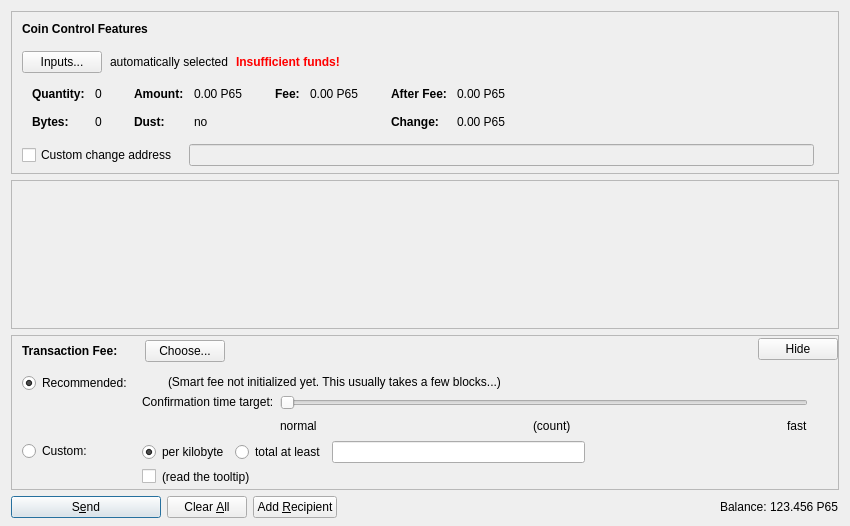
<?xml version="1.0" encoding="UTF-8"?>
<ui version="4.0">
 <class>SendCoinsDialog</class>
 <widget class="QDialog" name="SendCoinsDialog">
  <property name="geometry">
   <rect>
    <x>0</x>
    <y>0</y>
    <width>850</width>
    <height>526</height>
   </rect>
  </property>
  <property name="windowTitle">
   <string>Send Coins</string>
  </property>
  <layout class="QVBoxLayout" name="verticalLayout" stretch="0,1,0,0">
   <property name="bottomMargin">
    <number>8</number>
   </property>
   <item>
    <widget class="QFrame" name="frameCoinControl">
     <property name="sizePolicy">
      <sizepolicy hsizetype="Expanding" vsizetype="Expanding">
       <horstretch>0</horstretch>
       <verstretch>0</verstretch>
      </sizepolicy>
     </property>
     <property name="maximumSize">
      <size>
       <width>16777215</width>
       <height>16777215</height>
      </size>
     </property>
     <property name="frameShape">
      <enum>QFrame::StyledPanel</enum>
     </property>
     <property name="frameShadow">
      <enum>QFrame::Sunken</enum>
     </property>
     <layout class="QVBoxLayout" name="verticalLayoutCoinControl2">
      <property name="spacing">
       <number>0</number>
      </property>
      <property name="leftMargin">
       <number>0</number>
      </property>
      <property name="topMargin">
       <number>0</number>
      </property>
      <property name="rightMargin">
       <number>0</number>
      </property>
      <property name="bottomMargin">
       <number>6</number>
      </property>
      <item>
       <layout class="QVBoxLayout" name="verticalLayoutCoinControl" stretch="0,0,0,0,1">
        <property name="spacing">
         <number>0</number>
        </property>
        <property name="leftMargin">
         <number>10</number>
        </property>
        <property name="topMargin">
         <number>10</number>
        </property>
        <item>
         <layout class="QHBoxLayout" name="horizontalLayoutCoinControl1">
          <property name="bottomMargin">
           <number>15</number>
          </property>
          <item>
           <widget class="QLabel" name="labelCoinControlFeatures">
            <property name="sizePolicy">
             <sizepolicy hsizetype="Preferred" vsizetype="Maximum">
              <horstretch>0</horstretch>
              <verstretch>0</verstretch>
             </sizepolicy>
            </property>
            <property name="font">
             <font>
              <weight>75</weight>
              <bold>true</bold>
             </font>
            </property>
            <property name="styleSheet">
             <string notr="true">font-weight:bold;</string>
            </property>
            <property name="text">
             <string>Coin Control Features</string>
            </property>
           </widget>
          </item>
         </layout>
        </item>
        <item>
         <layout class="QHBoxLayout" name="horizontalLayoutCoinControl2" stretch="0,0,0,0">
          <property name="spacing">
           <number>8</number>
          </property>
          <property name="bottomMargin">
           <number>10</number>
          </property>
          <item>
           <widget class="QPushButton" name="pushButtonCoinControl">
            <property name="styleSheet">
             <string notr="true"/>
            </property>
            <property name="text">
             <string>Inputs...</string>
            </property>
            <property name="autoDefault">
             <bool>false</bool>
            </property>
           </widget>
          </item>
          <item>
           <widget class="QLabel" name="labelCoinControlAutomaticallySelected">
            <property name="text">
             <string>automatically selected</string>
            </property>
            <property name="margin">
             <number>5</number>
            </property>
           </widget>
          </item>
          <item>
           <widget class="QLabel" name="labelCoinControlInsuffFunds">
            <property name="font">
             <font>
              <weight>75</weight>
              <bold>true</bold>
             </font>
            </property>
            <property name="styleSheet">
             <string notr="true">color:red;font-weight:bold;</string>
            </property>
            <property name="text">
             <string>Insufficient funds!</string>
            </property>
            <property name="margin">
             <number>5</number>
            </property>
           </widget>
          </item>
          <item>
           <spacer name="horizontalSpacerCoinControl">
            <property name="orientation">
             <enum>Qt::Horizontal</enum>
            </property>
            <property name="sizeHint" stdset="0">
             <size>
              <width>40</width>
              <height>1</height>
             </size>
            </property>
           </spacer>
          </item>
         </layout>
        </item>
        <item>
         <widget class="QWidget" name="widgetCoinControl" native="true">
          <property name="sizePolicy">
           <sizepolicy hsizetype="Preferred" vsizetype="Preferred">
            <horstretch>0</horstretch>
            <verstretch>0</verstretch>
           </sizepolicy>
          </property>
          <property name="minimumSize">
           <size>
            <width>0</width>
            <height>0</height>
           </size>
          </property>
          <property name="styleSheet">
           <string notr="true"/>
          </property>
          <layout class="QHBoxLayout" name="horizontalLayoutCoinControl5">
           <property name="leftMargin">
            <number>0</number>
           </property>
           <property name="topMargin">
            <number>0</number>
           </property>
           <property name="rightMargin">
            <number>0</number>
           </property>
           <property name="bottomMargin">
            <number>0</number>
           </property>
           <item>
            <layout class="QHBoxLayout" name="horizontalLayoutCoinControl3" stretch="0,0,0,1">
             <property name="spacing">
              <number>20</number>
             </property>
             <property name="topMargin">
              <number>0</number>
             </property>
             <property name="bottomMargin">
              <number>10</number>
             </property>
             <item>
              <layout class="QFormLayout" name="formLayoutCoinControl1">
               <property name="horizontalSpacing">
                <number>10</number>
               </property>
               <property name="verticalSpacing">
                <number>14</number>
               </property>
               <property name="leftMargin">
                <number>10</number>
               </property>
               <property name="topMargin">
                <number>4</number>
               </property>
               <property name="rightMargin">
                <number>6</number>
               </property>
               <item row="0" column="0">
                <widget class="QLabel" name="labelCoinControlQuantityText">
                 <property name="font">
                  <font>
                   <weight>75</weight>
                   <bold>true</bold>
                  </font>
                 </property>
                 <property name="text">
                  <string>Quantity:</string>
                 </property>
                 <property name="margin">
                  <number>0</number>
                 </property>
                </widget>
               </item>
               <item row="0" column="1">
                <widget class="QLabel" name="labelCoinControlQuantity">
                 <property name="cursor">
                  <cursorShape>IBeamCursor</cursorShape>
                 </property>
                 <property name="contextMenuPolicy">
                  <enum>Qt::ActionsContextMenu</enum>
                 </property>
                 <property name="text">
                  <string notr="true">0</string>
                 </property>
                 <property name="margin">
                  <number>0</number>
                 </property>
                 <property name="textInteractionFlags">
                  <set>Qt::LinksAccessibleByMouse|Qt::TextSelectableByKeyboard|Qt::TextSelectableByMouse</set>
                 </property>
                </widget>
               </item>
               <item row="1" column="0">
                <widget class="QLabel" name="labelCoinControlBytesText">
                 <property name="font">
                  <font>
                   <weight>75</weight>
                   <bold>true</bold>
                  </font>
                 </property>
                 <property name="text">
                  <string>Bytes:</string>
                 </property>
                </widget>
               </item>
               <item row="1" column="1">
                <widget class="QLabel" name="labelCoinControlBytes">
                 <property name="cursor">
                  <cursorShape>IBeamCursor</cursorShape>
                 </property>
                 <property name="contextMenuPolicy">
                  <enum>Qt::ActionsContextMenu</enum>
                 </property>
                 <property name="text">
                  <string notr="true">0</string>
                 </property>
                 <property name="textInteractionFlags">
                  <set>Qt::LinksAccessibleByMouse|Qt::TextSelectableByKeyboard|Qt::TextSelectableByMouse</set>
                 </property>
                </widget>
               </item>
              </layout>
             </item>
             <item>
              <layout class="QFormLayout" name="formLayoutCoinControl2">
               <property name="horizontalSpacing">
                <number>10</number>
               </property>
               <property name="verticalSpacing">
                <number>14</number>
               </property>
               <property name="leftMargin">
                <number>6</number>
               </property>
               <property name="topMargin">
                <number>4</number>
               </property>
               <property name="rightMargin">
                <number>6</number>
               </property>
               <item row="0" column="0">
                <widget class="QLabel" name="labelCoinControlAmountText">
                 <property name="font">
                  <font>
                   <weight>75</weight>
                   <bold>true</bold>
                  </font>
                 </property>
                 <property name="text">
                  <string>Amount:</string>
                 </property>
                 <property name="margin">
                  <number>0</number>
                 </property>
                </widget>
               </item>
               <item row="0" column="1">
                <widget class="QLabel" name="labelCoinControlAmount">
                 <property name="cursor">
                  <cursorShape>IBeamCursor</cursorShape>
                 </property>
                 <property name="contextMenuPolicy">
                  <enum>Qt::ActionsContextMenu</enum>
                 </property>
                 <property name="text">
                  <string notr="true">0.00 P65</string>
                 </property>
                 <property name="textInteractionFlags">
                  <set>Qt::LinksAccessibleByMouse|Qt::TextSelectableByKeyboard|Qt::TextSelectableByMouse</set>
                 </property>
                </widget>
               </item>
               <item row="1" column="0">
                <widget class="QLabel" name="labelCoinControlLowOutputText">
                 <property name="font">
                  <font>
                   <weight>75</weight>
                   <bold>true</bold>
                  </font>
                 </property>
                 <property name="text">
                  <string>Dust:</string>
                 </property>
                </widget>
               </item>
               <item row="1" column="1">
                <widget class="QLabel" name="labelCoinControlLowOutput">
                 <property name="cursor">
                  <cursorShape>IBeamCursor</cursorShape>
                 </property>
                 <property name="contextMenuPolicy">
                  <enum>Qt::ActionsContextMenu</enum>
                 </property>
                 <property name="text">
                  <string notr="true">no</string>
                 </property>
                 <property name="textInteractionFlags">
                  <set>Qt::LinksAccessibleByMouse|Qt::TextSelectableByKeyboard|Qt::TextSelectableByMouse</set>
                 </property>
                </widget>
               </item>
              </layout>
             </item>
             <item>
              <layout class="QFormLayout" name="formLayoutCoinControl3">
               <property name="horizontalSpacing">
                <number>10</number>
               </property>
               <property name="verticalSpacing">
                <number>14</number>
               </property>
               <property name="leftMargin">
                <number>6</number>
               </property>
               <property name="topMargin">
                <number>4</number>
               </property>
               <property name="rightMargin">
                <number>6</number>
               </property>
               <item row="0" column="0">
                <widget class="QLabel" name="labelCoinControlFeeText">
                 <property name="font">
                  <font>
                   <weight>75</weight>
                   <bold>true</bold>
                  </font>
                 </property>
                 <property name="text">
                  <string>Fee:</string>
                 </property>
                 <property name="margin">
                  <number>0</number>
                 </property>
                </widget>
               </item>
               <item row="0" column="1">
                <widget class="QLabel" name="labelCoinControlFee">
                 <property name="cursor">
                  <cursorShape>IBeamCursor</cursorShape>
                 </property>
                 <property name="contextMenuPolicy">
                  <enum>Qt::ActionsContextMenu</enum>
                 </property>
                 <property name="text">
                  <string notr="true">0.00 P65</string>
                 </property>
                 <property name="textInteractionFlags">
                  <set>Qt::LinksAccessibleByMouse|Qt::TextSelectableByKeyboard|Qt::TextSelectableByMouse</set>
                 </property>
                </widget>
               </item>
              </layout>
             </item>
             <item>
              <layout class="QFormLayout" name="formLayoutCoinControl4">
               <property name="horizontalSpacing">
                <number>10</number>
               </property>
               <property name="verticalSpacing">
                <number>14</number>
               </property>
               <property name="leftMargin">
                <number>6</number>
               </property>
               <property name="topMargin">
                <number>4</number>
               </property>
               <property name="rightMargin">
                <number>6</number>
               </property>
               <item row="0" column="0">
                <widget class="QLabel" name="labelCoinControlAfterFeeText">
                 <property name="font">
                  <font>
                   <weight>75</weight>
                   <bold>true</bold>
                  </font>
                 </property>
                 <property name="text">
                  <string>After Fee:</string>
                 </property>
                 <property name="margin">
                  <number>0</number>
                 </property>
                </widget>
               </item>
               <item row="0" column="1">
                <widget class="QLabel" name="labelCoinControlAfterFee">
                 <property name="cursor">
                  <cursorShape>IBeamCursor</cursorShape>
                 </property>
                 <property name="contextMenuPolicy">
                  <enum>Qt::ActionsContextMenu</enum>
                 </property>
                 <property name="text">
                  <string notr="true">0.00 P65</string>
                 </property>
                 <property name="textInteractionFlags">
                  <set>Qt::LinksAccessibleByMouse|Qt::TextSelectableByKeyboard|Qt::TextSelectableByMouse</set>
                 </property>
                </widget>
               </item>
               <item row="1" column="0">
                <widget class="QLabel" name="labelCoinControlChangeText">
                 <property name="font">
                  <font>
                   <weight>75</weight>
                   <bold>true</bold>
                  </font>
                 </property>
                 <property name="text">
                  <string>Change:</string>
                 </property>
                </widget>
               </item>
               <item row="1" column="1">
                <widget class="QLabel" name="labelCoinControlChange">
                 <property name="cursor">
                  <cursorShape>IBeamCursor</cursorShape>
                 </property>
                 <property name="contextMenuPolicy">
                  <enum>Qt::ActionsContextMenu</enum>
                 </property>
                 <property name="text">
                  <string notr="true">0.00 P65</string>
                 </property>
                 <property name="textInteractionFlags">
                  <set>Qt::LinksAccessibleByMouse|Qt::TextSelectableByKeyboard|Qt::TextSelectableByMouse</set>
                 </property>
                </widget>
               </item>
              </layout>
             </item>
            </layout>
           </item>
          </layout>
         </widget>
        </item>
        <item>
         <layout class="QHBoxLayout" name="horizontalLayoutCoinControl4" stretch="0,0,0">
          <property name="spacing">
           <number>12</number>
          </property>
          <property name="sizeConstraint">
           <enum>QLayout::SetDefaultConstraint</enum>
          </property>
          <property name="topMargin">
           <number>5</number>
          </property>
          <property name="rightMargin">
           <number>5</number>
          </property>
          <item>
           <widget class="QCheckBox" name="checkBoxCoinControlChange">
            <property name="toolTip">
             <string>If this is activated, but the change address is empty or invalid, change will be sent to a newly generated address.</string>
            </property>
            <property name="text">
             <string>Custom change address</string>
            </property>
           </widget>
          </item>
          <item>
           <widget class="QValidatedLineEdit" name="lineEditCoinControlChange">
            <property name="enabled">
             <bool>false</bool>
            </property>
            <property name="sizePolicy">
             <sizepolicy hsizetype="Expanding" vsizetype="Fixed">
              <horstretch>0</horstretch>
              <verstretch>0</verstretch>
             </sizepolicy>
            </property>
           </widget>
          </item>
          <item>
           <widget class="QLabel" name="labelCoinControlChangeLabel">
            <property name="sizePolicy">
             <sizepolicy hsizetype="Preferred" vsizetype="Expanding">
              <horstretch>0</horstretch>
              <verstretch>0</verstretch>
             </sizepolicy>
            </property>
            <property name="minimumSize">
             <size>
              <width>0</width>
              <height>0</height>
             </size>
            </property>
            <property name="text">
             <string/>
            </property>
            <property name="margin">
             <number>3</number>
            </property>
           </widget>
          </item>
         </layout>
        </item>
        <item>
         <spacer name="verticalSpacerCoinControl">
          <property name="orientation">
           <enum>Qt::Vertical</enum>
          </property>
          <property name="sizeHint" stdset="0">
           <size>
            <width>800</width>
            <height>1</height>
           </size>
          </property>
         </spacer>
        </item>
       </layout>
      </item>
     </layout>
    </widget>
   </item>
   <item>
    <widget class="QScrollArea" name="scrollArea">
     <property name="widgetResizable">
      <bool>true</bool>
     </property>
     <widget class="QWidget" name="scrollAreaWidgetContents">
      <property name="geometry">
       <rect>
        <x>0</x>
        <y>0</y>
        <width>830</width>
        <height>104</height>
       </rect>
      </property>
      <layout class="QVBoxLayout" name="verticalLayout_2" stretch="0,1">
       <property name="leftMargin">
        <number>0</number>
       </property>
       <property name="topMargin">
        <number>0</number>
       </property>
       <property name="rightMargin">
        <number>0</number>
       </property>
       <property name="bottomMargin">
        <number>0</number>
       </property>
       <item>
        <layout class="QVBoxLayout" name="entries">
         <property name="spacing">
          <number>6</number>
         </property>
        </layout>
       </item>
       <item>
        <spacer name="verticalSpacer">
         <property name="orientation">
          <enum>Qt::Vertical</enum>
         </property>
         <property name="sizeHint" stdset="0">
          <size>
           <width>20</width>
           <height>40</height>
          </size>
         </property>
        </spacer>
       </item>
      </layout>
     </widget>
    </widget>
   </item>
   <item>
    <widget class="QFrame" name="frameFee">
     <property name="sizePolicy">
      <sizepolicy hsizetype="Expanding" vsizetype="Expanding">
       <horstretch>0</horstretch>
       <verstretch>0</verstretch>
      </sizepolicy>
     </property>
     <property name="maximumSize">
      <size>
       <width>16777215</width>
       <height>16777215</height>
      </size>
     </property>
     <property name="frameShape">
      <enum>QFrame::StyledPanel</enum>
     </property>
     <property name="frameShadow">
      <enum>QFrame::Sunken</enum>
     </property>
     <layout class="QVBoxLayout" name="verticalLayoutFee1">
      <property name="spacing">
       <number>0</number>
      </property>
      <property name="leftMargin">
       <number>0</number>
      </property>
      <property name="topMargin">
       <number>0</number>
      </property>
      <property name="rightMargin">
       <number>0</number>
      </property>
      <property name="bottomMargin">
       <number>0</number>
      </property>
      <item>
       <layout class="QVBoxLayout" name="verticalLayoutFee2" stretch="0,0,0">
        <property name="spacing">
         <number>0</number>
        </property>
        <property name="leftMargin">
         <number>10</number>
        </property>
        <property name="topMargin">
         <number>0</number>
        </property>
        <item>
         <layout class="QHBoxLayout" name="horizontalLayoutFee1">
          <property name="bottomMargin">
           <number>0</number>
          </property>
          <item>
           <layout class="QVBoxLayout" name="verticalLayoutFee7">
            <property name="spacing">
             <number>0</number>
            </property>
            <item>
             <spacer name="verticalSpacerSmartFee">
              <property name="orientation">
               <enum>Qt::Vertical</enum>
              </property>
              <property name="sizeType">
               <enum>QSizePolicy::Fixed</enum>
              </property>
              <property name="sizeHint" stdset="0">
               <size>
                <width>1</width>
                <height>4</height>
               </size>
              </property>
             </spacer>
            </item>
            <item>
             <layout class="QHBoxLayout" name="horizontalLayoutSmartFee">
              <property name="spacing">
               <number>10</number>
              </property>
              <item>
               <widget class="QLabel" name="labelFeeHeadline">
                <property name="sizePolicy">
                 <sizepolicy hsizetype="Preferred" vsizetype="Maximum">
                  <horstretch>0</horstretch>
                  <verstretch>0</verstretch>
                 </sizepolicy>
                </property>
                <property name="font">
                 <font>
                  <weight>75</weight>
                  <bold>true</bold>
                 </font>
                </property>
                <property name="styleSheet">
                 <string notr="true">font-weight:bold;</string>
                </property>
                <property name="text">
                 <string>Transaction Fee:</string>
                </property>
               </widget>
              </item>
              <item>
               <widget class="QLabel" name="labelFeeMinimized">
                <property name="text">
                 <string/>
                </property>
               </widget>
              </item>
              <item>
               <widget class="QPushButton" name="buttonChooseFee">
                <property name="text">
                 <string>Choose...</string>
                </property>
               </widget>
              </item>
             </layout>
            </item>
            <item>
             <spacer name="verticalSpacer_5">
              <property name="orientation">
               <enum>Qt::Vertical</enum>
              </property>
              <property name="sizeHint" stdset="0">
               <size>
                <width>1</width>
                <height>1</height>
               </size>
              </property>
             </spacer>
            </item>
           </layout>
          </item>
          <item>
           <spacer name="horizontalSpacer_4">
            <property name="orientation">
             <enum>Qt::Horizontal</enum>
            </property>
            <property name="sizeHint" stdset="0">
             <size>
              <width>40</width>
              <height>20</height>
             </size>
            </property>
           </spacer>
          </item>
          <item>
           <widget class="QPushButton" name="buttonMinimizeFee">
            <property name="toolTip">
             <string>collapse fee-settings</string>
            </property>
            <property name="text">
             <string>Hide</string>
            </property>
           </widget>
          </item>
         </layout>
        </item>
        <item>
         <widget class="QFrame" name="frameFeeSelection">
          <layout class="QVBoxLayout" name="verticalLayoutFee12">
           <property name="spacing">
            <number>0</number>
           </property>
           <property name="leftMargin">
            <number>0</number>
           </property>
           <property name="topMargin">
            <number>0</number>
           </property>
           <property name="rightMargin">
            <number>0</number>
           </property>
           <property name="bottomMargin">
            <number>0</number>
           </property>
           <item>
            <layout class="QGridLayout" name="gridLayoutFee">
             <property name="topMargin">
              <number>10</number>
             </property>
             <property name="bottomMargin">
              <number>4</number>
             </property>
             <property name="horizontalSpacing">
              <number>10</number>
             </property>
             <property name="verticalSpacing">
              <number>4</number>
             </property>
             <item row="1" column="1">
              <layout class="QVBoxLayout" name="verticalLayoutFee8">
               <property name="spacing">
                <number>6</number>
               </property>
               <item>
                <layout class="QHBoxLayout" name="horizontalLayoutFee13">
                 <item>
                  <widget class="QRadioButton" name="radioCustomPerKilobyte">
                   <property name="toolTip">
                    <string>If the custom fee is set to 1000 satoshis and the transaction is only 250 bytes, then &quot;per kilobyte&quot; only pays 250 satoshis in fee, while &quot;total at least&quot; pays 1000 satoshis. For transactions bigger than a kilobyte both pay by kilobyte.</string>
                   </property>
                   <property name="text">
                    <string>per kilobyte</string>
                   </property>
                   <property name="checked">
                    <bool>true</bool>
                   </property>
                   <attribute name="buttonGroup">
                    <string notr="true">groupCustomFee</string>
                   </attribute>
                  </widget>
                 </item>
                 <item>
                  <widget class="QRadioButton" name="radioCustomAtLeast">
                   <property name="toolTip">
                    <string>If the custom fee is set to 1000 satoshis and the transaction is only 250 bytes, then &quot;per kilobyte&quot; only pays 250 satoshis in fee, while &quot;total at least&quot; pays 1000 satoshis. For transactions bigger than a kilobyte both pay by kilobyte.</string>
                   </property>
                   <property name="text">
                    <string>total at least</string>
                   </property>
                   <attribute name="buttonGroup">
                    <string notr="true">groupCustomFee</string>
                   </attribute>
                  </widget>
                 </item>
                 <item>
                  <widget class="BitcoinAmountField" name="customFee"/>
                 </item>
                 <item>
                  <spacer name="horizontalSpacer_6">
                   <property name="orientation">
                    <enum>Qt::Horizontal</enum>
                   </property>
                   <property name="sizeHint" stdset="0">
                    <size>
                     <width>1</width>
                     <height>1</height>
                    </size>
                   </property>
                  </spacer>
                 </item>
                </layout>
               </item>
               <item>
                <layout class="QHBoxLayout" name="horizontalLayoutFee8">
                 <item>
                  <widget class="QCheckBox" name="checkBoxMinimumFee">
                   <property name="toolTip">
                    <string>Paying only the minimum fee is just fine as long as there is less transaction volume than space in the blocks. But be aware that this can end up in a never confirming transaction once there is more demand for p65coin transactions than the network can process.</string>
                   </property>
                   <property name="text">
                    <string/>
                   </property>
                  </widget>
                 </item>
                 <item>
                  <widget class="QLabel" name="labelMinFeeWarning">
                   <property name="enabled">
                    <bool>true</bool>
                   </property>
                   <property name="toolTip">
                    <string>Paying only the minimum fee is just fine as long as there is less transaction volume than space in the blocks. But be aware that this can end up in a never confirming transaction once there is more demand for p65coin transactions than the network can process.</string>
                   </property>
                   <property name="text">
                    <string>(read the tooltip)</string>
                   </property>
                   <property name="margin">
                    <number>5</number>
                   </property>
                  </widget>
                 </item>
                 <item>
                  <spacer name="horizontalSpacer_2">
                   <property name="orientation">
                    <enum>Qt::Horizontal</enum>
                   </property>
                   <property name="sizeHint" stdset="0">
                    <size>
                     <width>1</width>
                     <height>1</height>
                    </size>
                   </property>
                  </spacer>
                 </item>
                </layout>
               </item>
              </layout>
             </item>
             <item row="0" column="0">
              <layout class="QVBoxLayout" name="verticalLayoutFee4" stretch="0,1">
               <item>
                <widget class="QRadioButton" name="radioSmartFee">
                 <property name="text">
                  <string>Recommended:</string>
                 </property>
                 <property name="checked">
                  <bool>true</bool>
                 </property>
                 <attribute name="buttonGroup">
                  <string notr="true">groupFee</string>
                 </attribute>
                </widget>
               </item>
               <item>
                <spacer name="verticalSpacer_2">
                 <property name="orientation">
                  <enum>Qt::Vertical</enum>
                 </property>
                 <property name="sizeHint" stdset="0">
                  <size>
                   <width>1</width>
                   <height>1</height>
                  </size>
                 </property>
                </spacer>
               </item>
              </layout>
             </item>
             <item row="1" column="0">
              <layout class="QVBoxLayout" name="verticalLayoutFee9" stretch="0,1">
               <item>
                <widget class="QRadioButton" name="radioCustomFee">
                 <property name="text">
                  <string>Custom:</string>
                 </property>
                 <attribute name="buttonGroup">
                  <string notr="true">groupFee</string>
                 </attribute>
                </widget>
               </item>
               <item>
                <spacer name="verticalSpacer_6">
                 <property name="orientation">
                  <enum>Qt::Vertical</enum>
                 </property>
                 <property name="sizeHint" stdset="0">
                  <size>
                   <width>1</width>
                   <height>1</height>
                  </size>
                 </property>
                </spacer>
               </item>
              </layout>
             </item>
             <item row="0" column="1">
              <layout class="QVBoxLayout" name="verticalLayoutFee3" stretch="0,0,1">
               <property name="spacing">
                <number>6</number>
               </property>
               <property name="topMargin">
                <number>2</number>
               </property>
               <item>
                <layout class="QHBoxLayout" name="horizontalLayoutFee12">
                 <item>
                  <widget class="QLabel" name="labelSmartFee">
                   <property name="text">
                    <string/>
                   </property>
                   <property name="margin">
                    <number>2</number>
                   </property>
                  </widget>
                 </item>
                 <item>
                  <widget class="QLabel" name="labelFeeEstimation">
                   <property name="text">
                    <string/>
                   </property>
                  </widget>
                 </item>
                 <item>
                  <widget class="QLabel" name="labelSmartFee2">
                   <property name="text">
                    <string>(Smart fee not initialized yet. This usually takes a few blocks...)</string>
                   </property>
                   <property name="margin">
                    <number>2</number>
                   </property>
                  </widget>
                 </item>
                 <item>
                  <spacer name="horizontalSpacer_5">
                   <property name="orientation">
                    <enum>Qt::Horizontal</enum>
                   </property>
                   <property name="sizeHint" stdset="0">
                    <size>
                     <width>1</width>
                     <height>1</height>
                    </size>
                   </property>
                  </spacer>
                 </item>
                </layout>
               </item>
               <item>
                <layout class="QHBoxLayout" name="horizontalLayoutFee9">
                 <item>
                  <layout class="QVBoxLayout" name="verticalLayoutFee6">
                   <item>
                    <widget class="QLabel" name="labelSmartFee3">
                     <property name="text">
                      <string>Confirmation time target:</string>
                     </property>
                     <property name="margin">
                      <number>2</number>
                     </property>
                    </widget>
                   </item>
                   <item>
                    <spacer name="verticalSpacer_3">
                     <property name="orientation">
                      <enum>Qt::Vertical</enum>
                     </property>
                     <property name="sizeHint" stdset="0">
                      <size>
                       <width>1</width>
                       <height>1</height>
                      </size>
                     </property>
                    </spacer>
                   </item>
                  </layout>
                 </item>
                 <item>
                  <layout class="QVBoxLayout" name="verticalLayoutFee5">
                   <property name="rightMargin">
                    <number>30</number>
                   </property>
                   <item>
                    <widget class="QSlider" name="sliderSmartFee">
                     <property name="minimum">
                      <number>0</number>
                     </property>
                     <property name="maximum">
                      <number>23</number>
                     </property>
                     <property name="pageStep">
                      <number>1</number>
                     </property>
                     <property name="value">
                      <number>0</number>
                     </property>
                     <property name="orientation">
                      <enum>Qt::Horizontal</enum>
                     </property>
                     <property name="invertedAppearance">
                      <bool>false</bool>
                     </property>
                     <property name="invertedControls">
                      <bool>false</bool>
                     </property>
                     <property name="tickPosition">
                      <enum>QSlider::NoTicks</enum>
                     </property>
                    </widget>
                   </item>
                   <item>
                    <layout class="QHBoxLayout" name="horizontalLayoutFee10">
                     <item>
                      <widget class="QLabel" name="labelSmartFeeNormal">
                       <property name="text">
                        <string>normal</string>
                       </property>
                      </widget>
                     </item>
                     <item>
                      <spacer name="horizontalSpacer_7">
                       <property name="orientation">
                        <enum>Qt::Horizontal</enum>
                       </property>
                       <property name="sizeHint" stdset="0">
                        <size>
                         <width>40</width>
                         <height>20</height>
                        </size>
                       </property>
                      </spacer>
                     </item>
                     <item>
                      <widget class="QLabel" name="confirmationTargetLabel">
                       <property name="text">
                        <string notr="true">(count)</string>
                       </property>
                      </widget>
                     </item>
                     <item>
                      <spacer name="horizontalSpacer_3">
                       <property name="orientation">
                        <enum>Qt::Horizontal</enum>
                       </property>
                       <property name="sizeHint" stdset="0">
                        <size>
                         <width>40</width>
                         <height>20</height>
                        </size>
                       </property>
                      </spacer>
                     </item>
                     <item>
                      <widget class="QLabel" name="labelSmartFeeFast">
                       <property name="text">
                        <string>fast</string>
                       </property>
                      </widget>
                     </item>
                    </layout>
                   </item>
                  </layout>
                 </item>
                </layout>
               </item>
               <item>
                <spacer name="verticalSpacer_4">
                 <property name="orientation">
                  <enum>Qt::Vertical</enum>
                 </property>
                 <property name="sizeHint" stdset="0">
                  <size>
                   <width>1</width>
                   <height>1</height>
                  </size>
                 </property>
                </spacer>
               </item>
              </layout>
             </item>
            </layout>
           </item>
          </layout>
         </widget>
        </item>
        <item>
         <spacer name="verticalSpacerFee">
          <property name="orientation">
           <enum>Qt::Vertical</enum>
          </property>
          <property name="sizeHint" stdset="0">
           <size>
            <width>800</width>
            <height>1</height>
           </size>
          </property>
         </spacer>
        </item>
       </layout>
      </item>
     </layout>
    </widget>
   </item>
   <item>
    <layout class="QHBoxLayout" name="horizontalLayout">
     <item>
      <widget class="QPushButton" name="sendButton">
       <property name="minimumSize">
        <size>
         <width>150</width>
         <height>0</height>
        </size>
       </property>
       <property name="toolTip">
        <string>Confirm the send action</string>
       </property>
       <property name="text">
        <string>S&amp;end</string>
       </property>
       <property name="icon">
        <iconset resource="../bitcoin.qrc">
         <normaloff>:/icons/send</normaloff>:/icons/send</iconset>
       </property>
       <property name="autoDefault">
        <bool>false</bool>
       </property>
       <property name="default">
        <bool>true</bool>
       </property>
      </widget>
     </item>
     <item>
      <widget class="QPushButton" name="clearButton">
       <property name="sizePolicy">
        <sizepolicy hsizetype="Minimum" vsizetype="Fixed">
         <horstretch>0</horstretch>
         <verstretch>0</verstretch>
        </sizepolicy>
       </property>
       <property name="toolTip">
        <string>Clear all fields of the form.</string>
       </property>
       <property name="text">
        <string>Clear &amp;All</string>
       </property>
       <property name="icon">
        <iconset resource="../bitcoin.qrc">
         <normaloff>:/icons/remove</normaloff>:/icons/remove</iconset>
       </property>
       <property name="autoDefault">
        <bool>false</bool>
       </property>
      </widget>
     </item>
     <item>
      <widget class="QPushButton" name="addButton">
       <property name="toolTip">
        <string>Send to multiple recipients at once</string>
       </property>
       <property name="text">
        <string>Add &amp;Recipient</string>
       </property>
       <property name="icon">
        <iconset resource="../bitcoin.qrc">
         <normaloff>:/icons/add</normaloff>:/icons/add</iconset>
       </property>
       <property name="autoDefault">
        <bool>false</bool>
       </property>
      </widget>
     </item>
     <item>
      <spacer name="horizontalSpacer">
       <property name="orientation">
        <enum>Qt::Horizontal</enum>
       </property>
       <property name="sizeHint" stdset="0">
        <size>
         <width>40</width>
         <height>20</height>
        </size>
       </property>
      </spacer>
     </item>
     <item>
      <layout class="QHBoxLayout" name="horizontalLayout_2">
       <property name="spacing">
        <number>3</number>
       </property>
       <item>
        <widget class="QLabel" name="label">
         <property name="sizePolicy">
          <sizepolicy hsizetype="Preferred" vsizetype="Fixed">
           <horstretch>0</horstretch>
           <verstretch>0</verstretch>
          </sizepolicy>
         </property>
         <property name="text">
          <string>Balance:</string>
         </property>
        </widget>
       </item>
       <item>
        <widget class="QLabel" name="labelBalance">
         <property name="sizePolicy">
          <sizepolicy hsizetype="Preferred" vsizetype="Fixed">
           <horstretch>0</horstretch>
           <verstretch>0</verstretch>
          </sizepolicy>
         </property>
         <property name="cursor">
          <cursorShape>IBeamCursor</cursorShape>
         </property>
         <property name="text">
          <string notr="true">123.456 P65</string>
         </property>
         <property name="textInteractionFlags">
          <set>Qt::LinksAccessibleByMouse|Qt::TextSelectableByKeyboard|Qt::TextSelectableByMouse</set>
         </property>
        </widget>
       </item>
      </layout>
     </item>
    </layout>
   </item>
  </layout>
 </widget>
 <customwidgets>
  <customwidget>
   <class>QValidatedLineEdit</class>
   <extends>QLineEdit</extends>
   <header>qvalidatedlineedit.h</header>
  </customwidget>
  <customwidget>
   <class>BitcoinAmountField</class>
   <extends>QLineEdit</extends>
   <header>bitcoinamountfield.h</header>
   <container>1</container>
  </customwidget>
 </customwidgets>
 <resources>
  <include location="../bitcoin.qrc"/>
 </resources>
 <connections/>
 <buttongroups>
  <buttongroup name="groupFee"/>
  <buttongroup name="groupCustomFee"/>
 </buttongroups>
</ui>
